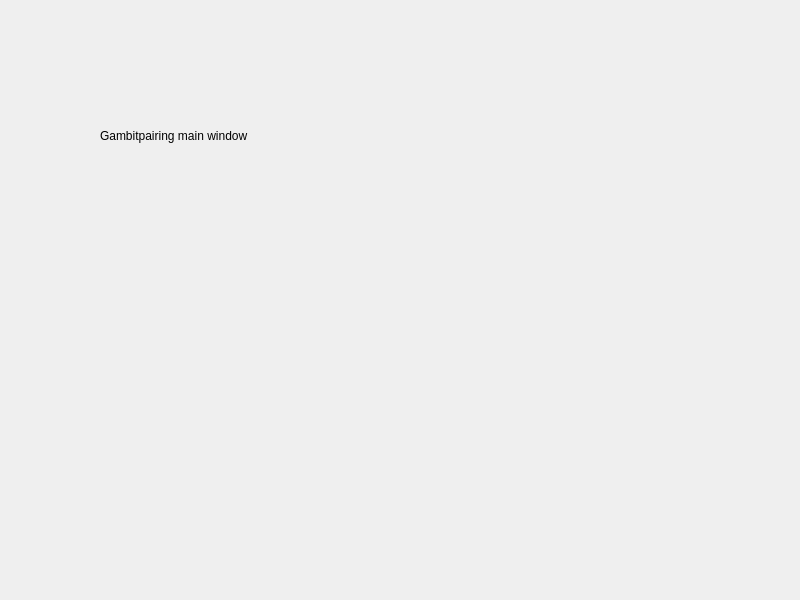
<?xml version="1.0" encoding="UTF-8"?>
<ui version="4.0">
 <class>MainWindow</class>
 <widget class="QMainWindow" name="MainWindow">
  <property name="geometry">
   <rect>
    <x>0</x>
    <y>0</y>
    <width>800</width>
    <height>600</height>
   </rect>
  </property>
  <property name="windowTitle">
   <string>MainWindow</string>
  </property>
  <widget class="QWidget" name="centralwidget">
   <widget class="QLabel" name="label">
    <property name="geometry">
     <rect>
      <x>100</x>
      <y>80</y>
      <width>311</width>
      <height>111</height>
     </rect>
    </property>
    <property name="text">
     <string>Gambitpairing main window</string>
    </property>
   </widget>
  </widget>
  <widget class="QMenuBar" name="menubar">
   <property name="geometry">
    <rect>
     <x>0</x>
     <y>0</y>
     <width>800</width>
     <height>25</height>
    </rect>
   </property>
  </widget>
 </widget>
 <resources/>
 <connections/>
</ui>
